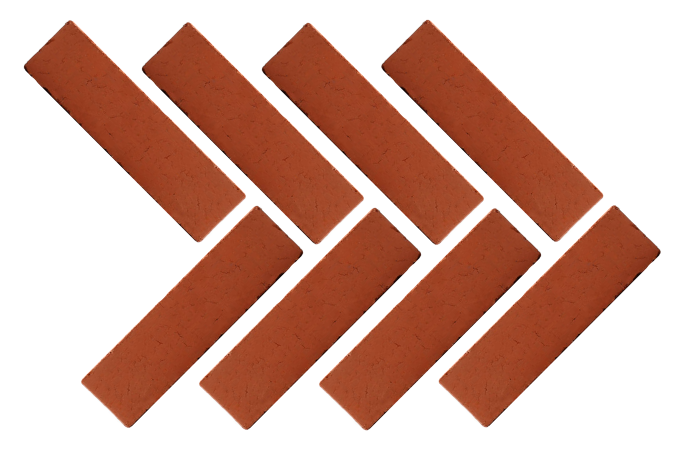
//> input picture patroon_herkenning/patroon_herkenning/images/brickPattern.png, 1360 x 897 px (shown at 1/2 size)
$ ./baksteen_patroon   (built with g++ and OpenCV 4)
//> lines starting //> are read from the running program, lines starting //| are printed output that depends on the picture; after the words box and inside, x2 and y2 are one past the last pixel; in counts of white or black regions, pixels touching at a corner belong together
//> further down, img is the input picture: 897 rows x 1360 cols, CV_8UC3; mean B, G, R 157.6, 170.6, 210.3
#include <opencv2/imgcodecs.hpp>
#include <opencv2/highgui.hpp>
#include <opencv2/imgproc.hpp>
#include <iostream>

using namespace cv;
using namespace std;

Mat imgGray, imgBlur, imgCanny, imgDil, imgErode, smallDil;

Mat preprocessing(Mat img) {

	cvtColor(img, imgGray, COLOR_BGR2GRAY);
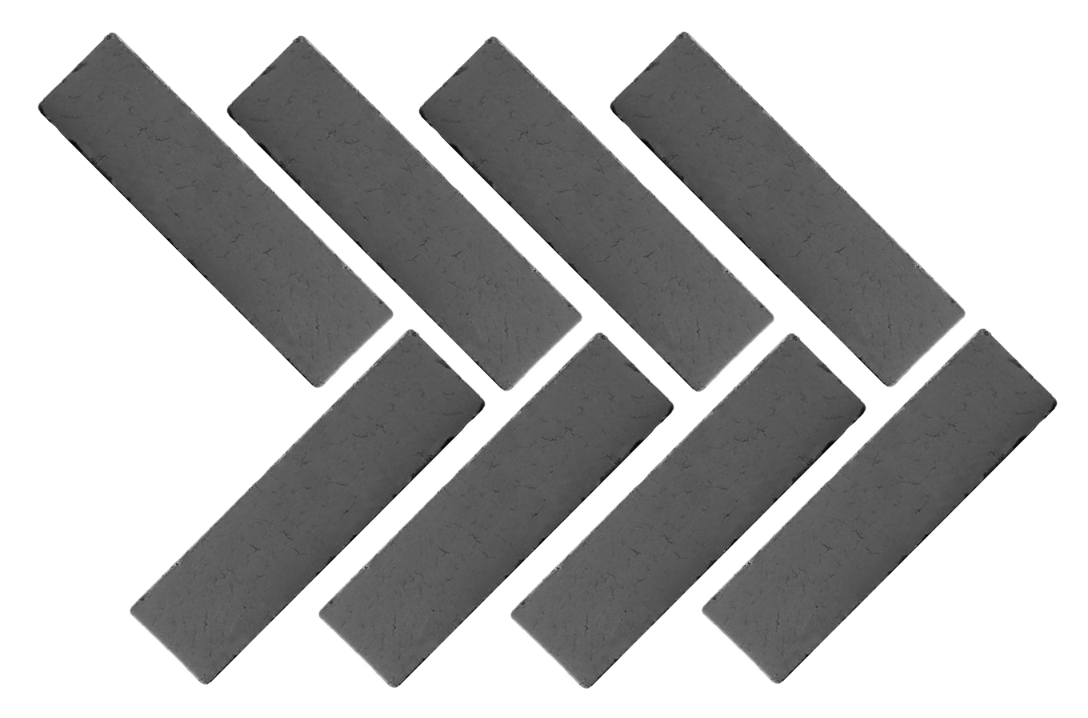
//> imgGray: 718 rows x 1088 cols, CV_8UC1; min 5, max 255, mean 181
	GaussianBlur(imgGray, imgBlur, Size(3, 3), 3, 0);
	Canny(imgBlur, imgCanny, 25, 75);
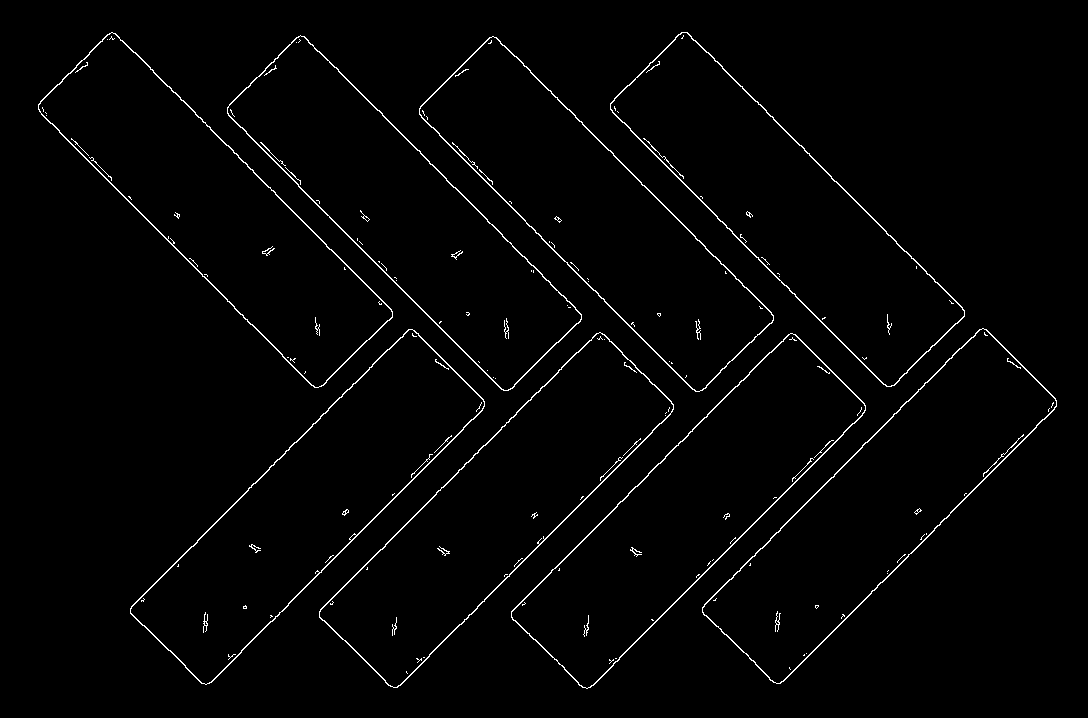
//> imgCanny: 718 rows x 1088 cols, CV_8UC1; 1.7% white in thin lines or dots, all inside (x1, y1, x2, y2) = (38, 32, 1057, 689)

	Mat kernel = getStructuringElement(MORPH_RECT, Size(3, 3));
	dilate(imgCanny, imgDil, kernel);
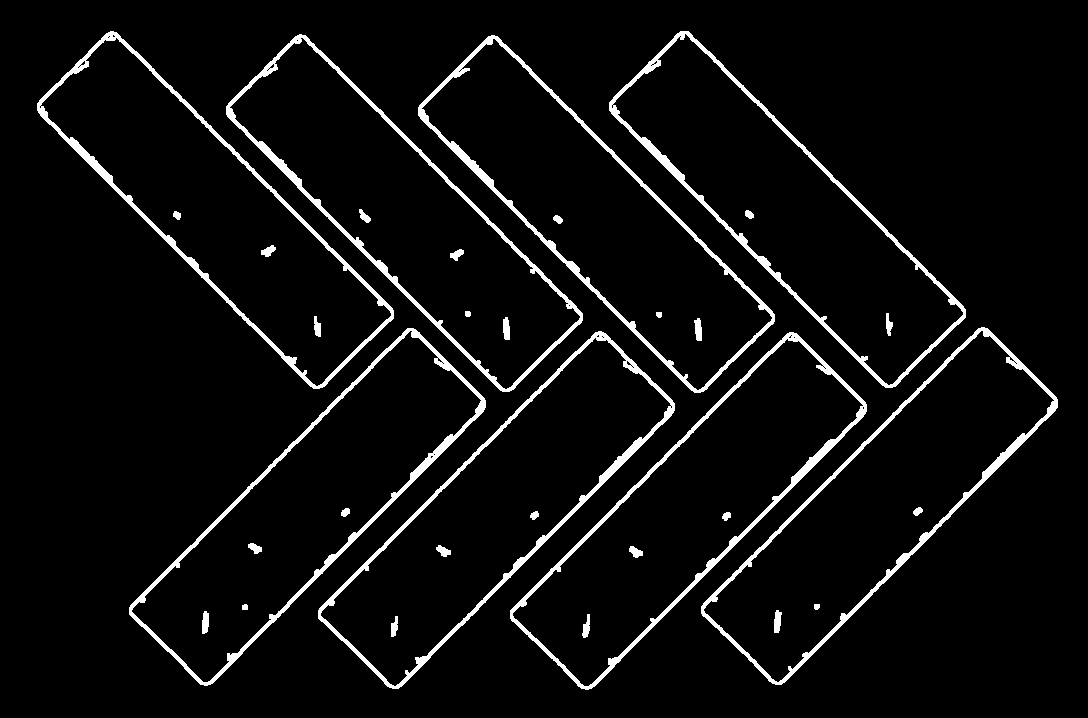
//> imgDil: 718 rows x 1088 cols, CV_8UC1; 5.2% white; 33 white regions

	return(imgDil);
}

void getContours(Mat img) {

	vector<vector<Point>> contours;
	vector<Vec4i> hierarchy;

	findContours(img, contours, hierarchy, RETR_EXTERNAL, CHAIN_APPROX_SIMPLE);
//> contours = 8 contours; box (x1, y1, x2, y2) and area: (701, 327, 1058, 685) 45388, (418, 35, 775, 393) 45388, (226, 34, 583, 392) 45377, (609, 31, 966, 388) 45370, (510, 332, 867, 690) 45366, (318, 331, 675, 689) 45330, (37, 31, 394, 389) 45330, (129, 328, 486, 686) 45318
	//drawContours(img, contours, -1, Scalar(0, 0, 0), 2);

	vector<vector<Point>> conPoly(contours.size());
//> conPoly = 8 empty contours
	vector<Rect> boundRect(contours.size());

	for (int i = 0; i < contours.size(); i++) {

		int area = contourArea(contours[i]);
		string objectType;

		if (area > 1000)
		{
			float peri = arcLength(contours[i], true);
			approxPolyDP(contours[i], conPoly[i], 0.02 * peri, true);

			if (conPoly[i].size() == 4) {

				string brickText;

				float topLocaX = conPoly[i][0].x;
				float btmLocaY = conPoly[i][2].x;

				if (topLocaX < btmLocaY) {
					brickText = "pattern 1";
					drawContours(smallDil, conPoly, i, Scalar(255, 0, 255), 3);
					putText(smallDil, brickText, { conPoly[i][0].x + 40, conPoly[i][0].y - 20 }, FONT_HERSHEY_PLAIN, 1, Scalar(0, 0, 0), 1);

				}
				else {
					brickText = "pattern 2";
					drawContours(smallDil, conPoly, i, Scalar(0, 255, 0), 3);
					putText(smallDil, brickText, { conPoly[i][2].x + 40, conPoly[i][2].y + 20 }, FONT_HERSHEY_PLAIN, 1, Scalar(0, 0, 0), 1);
				}
			}
		}
	}
//> this loop made 8 passes
//> (area, peri, topLocaX, btmLocaY) on passes 1 to 8: (45365, 1030.6, 796, 581), (45329, 1035.3, 605, 387), (45317, 1031.8, 415, 200), (45388, 1033.5, 987, 772), (45388, 1033.5, 488, 703), (45377, 1032.4, 295, 513), (45369, 1034.5, 680, 895), (45329, 1035.3, 106, 324)
//> pass 1, in getContours, `putText(smallDil, brickText, { conPoly[i][2].x + 40, conPoly[i][2].y +..`:
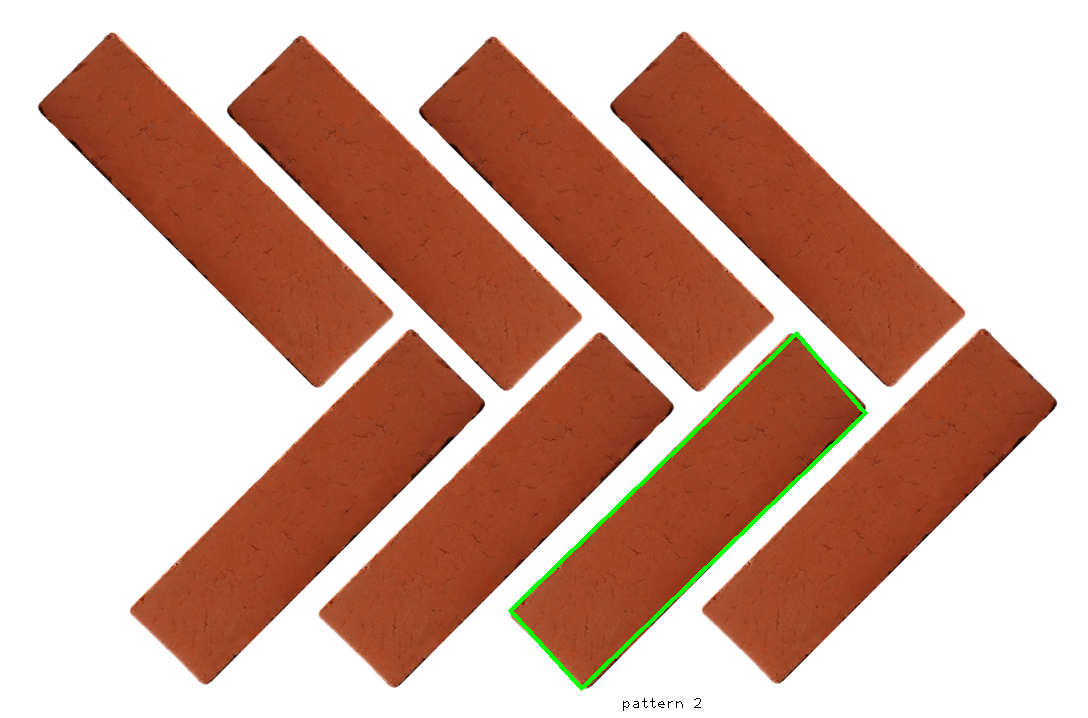
//> smallDil: 718 rows x 1088 cols, CV_8UC3; mean B, G, R 157.1, 171.4, 209.3
//> pass 3, in getContours, `putText(smallDil, brickText, { conPoly[i][2].x + 40, conPoly[i][2].y +..`:
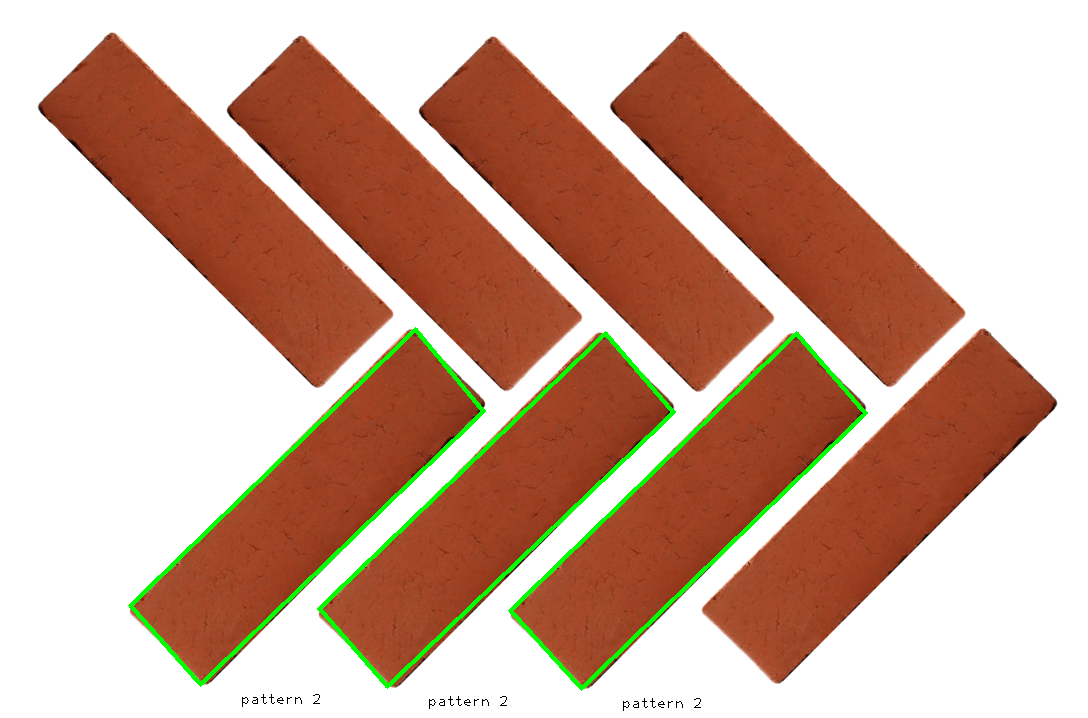
//> smallDil: 718 rows x 1088 cols, CV_8UC3; mean B, G, R 156, 172.8, 207.3
//> after the loop:
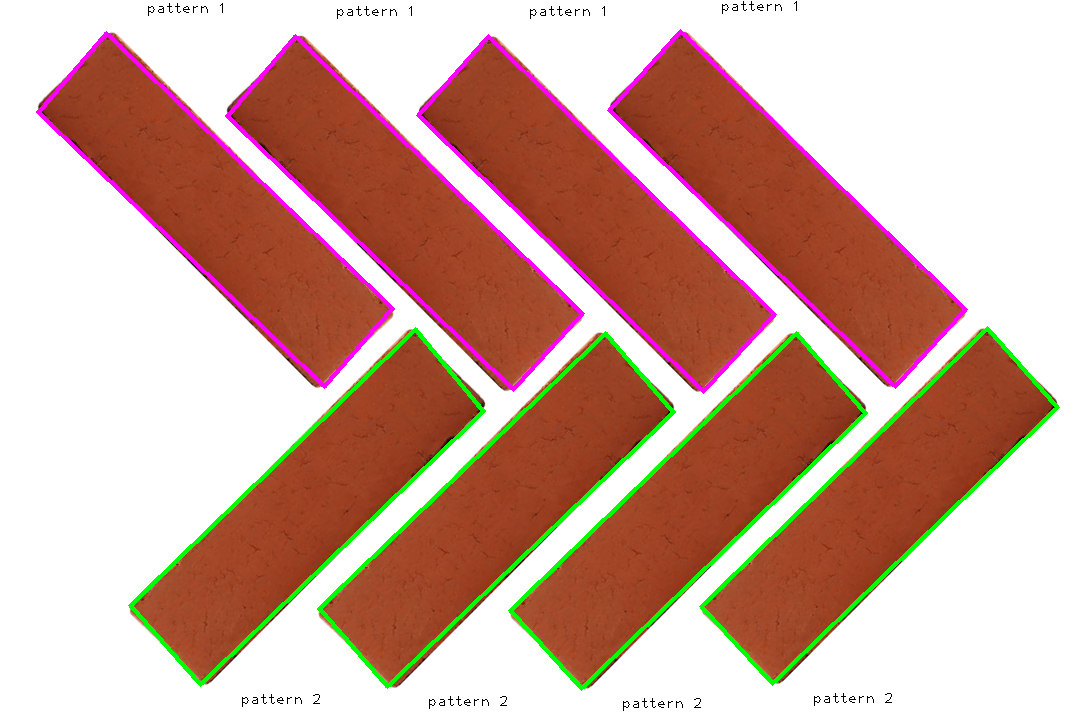
//> smallDil: 718 rows x 1088 cols, CV_8UC3; 2.79% of pixels changed, all inside (x1, y1, x2, y2) = (36, 1, 1060, 706)
}


/// main function ///

int main() {

	string path = "images/brickPattern.png";
	Mat img = imread(path);
	resize(img, smallDil, Size(), 0.8, 0.8);

	// Preprocessing
	preprocessing(smallDil);

	// shape detecting
	getContours(imgDil);

	imshow("Image", smallDil);
	waitKey(0);
}
